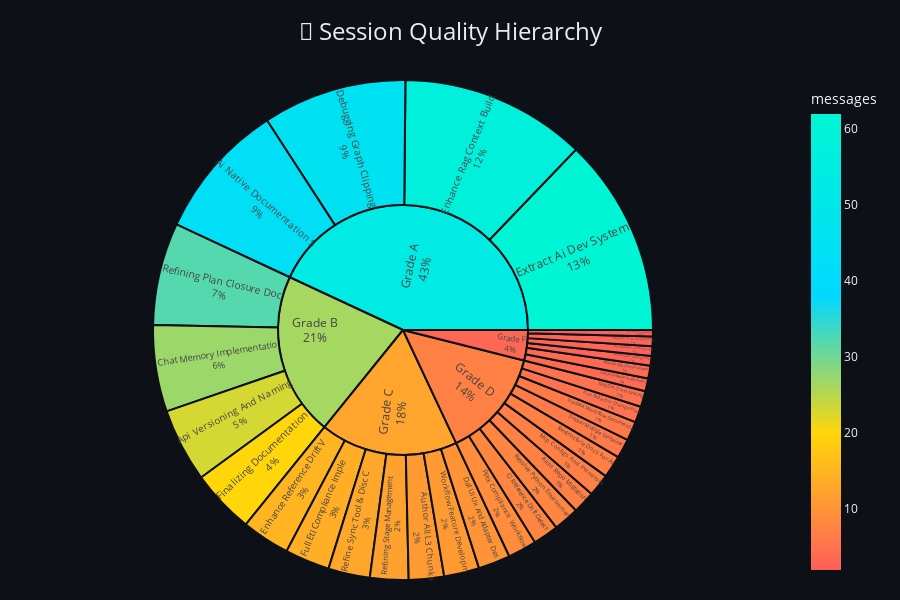

Notebook code cell kept with this figure:
### Markdown cell above
---

## 🎨 Session Quality Distribution

### Code cell
# === SUNBURST CHART: Hierarchical Grade Distribution ===

# Prepare hierarchical data
grade_counts = sessions_df['grade'].value_counts().to_dict()

# Build sunburst data
sunburst_data = []
for grade in ['A', 'B', 'C', 'D', 'F']:
    count = grade_counts.get(grade, 0)
    if count > 0:
        sessions_in_grade = sessions_df[sessions_df['grade'] == grade]
        for _, row in sessions_in_grade.iterrows():
            sunburst_data.append({
                'grade': f"Grade {grade}",
                'session': row['title'][:25],
                'messages': row['message_count'],
                'full_title': row['title']
            })

sunburst_df = pd.DataFrame(sunburst_data)

fig_sunburst = px.sunburst(
    sunburst_df,
    path=['grade', 'session'],
    values='messages',
    color='messages',
    color_continuous_scale=[
        [0, COLORS['danger']],
        [0.3, COLORS['warning']],
        [0.6, COLORS['primary']],
        [1, COLORS['success']]
    ],
    hover_data=['full_title']
)

fig_sunburst.update_layout(
    title={
        'text': '🌟 Session Quality Hierarchy',
        'font': {'size': 24, 'color': COLORS['text']},
        'x': 0.5
    },
    paper_bgcolor=COLORS['background'],
    height=600,
    margin=dict(l=20, r=20, t=80, b=20),
)

fig_sunburst.update_traces(
    textinfo='label+percent entry',
    insidetextorientation='radial',
    marker=dict(line=dict(color=COLORS['background'], width=2))
)

fig_sunburst.show()

### Figure 1 — Plotly figure (JSON) as saved in the notebook; plotly's stock layout.template omitted (floating-point values rounded to 4 significant figures)
{"data": [{"branchvalues": "total", "customdata": [["Extract Ai Dev System", 62], ["Enhance Rag Context Building", 58], ["Debugging Graph Clipping", 45], ["Ai Native Documentation Strategy", 43], ["Refining Plan Closure Documentation", 32], ["Chat Memory Implementation", 27], ["Api Versioning And Naming Adr", 23], ["Finalizing Documentation And Specs", 20], ["Enhance Reference Drift Validation", 15], ["Full Etl Compliance Implementation", 14], ["Refine Sync Tool & Disc Creation", 13], ["Refining Stage Management Architecture", 12], ["Author All L3 Chunks", 11], ["Workflow Feature Development", 11], ["Dat Ui Ux And Adapter Design", 10], ["Pptx Compliance  Workflow & Pagination", 9], ["Ci Reference Drift Detector", 8], ["Resolve Python Environment Issues", 8], ["Aicm Repo Migration", 7], ["Mcp Configs And Permissions", 7], ["Restructure Docs For Ai", 7], ["Docker Multiple Containers", 6], ["Update Workflow Documentation", 6], ["Dat Refactor Change Plan   Gpt5.2X Highreasoning", 5], ["Rag Db Cross Linking", 5], ["Documentation Audit And Cleanup", 4], ["Refactor Rag Documentation", 4], ["Dat Refactor Change Plan   Gemini3Prohigh", 3], ["Dat Refactor Findings Aggregation   Xai Grok3", 3], ["Migrate Ui Ux Components", 3], ["Disc Summary Prerefactor For Aicm", 2], ["(?)", 53.28], ["(?)", 26.29], ["(?)", 12.51], ["(?)", 7.029], ["(?)", 3.316]], "domain": {"x": [0, 1], "y": [0, 1]}, "hovertemplate": "labels=%{label}<br>messages_sum=%{value}<br>parent=%{parent}<br>id=%{id}<br>full_title=%{customdata[0]}<br>messages=%{color}<extra></extra>", "ids": ["Grade A/Extract Ai Dev System", "Grade A/Enhance Rag Context Build", "Grade A/Debugging Graph Clipping", "Grade A/Ai Native Documentation S", "Grade B/Refining Plan Closure Doc", "Grade B/Chat Memory Implementatio", "Grade B/Api Versioning And Naming", "Grade B/Finalizing Documentation ", "Grade C/Enhance Reference Drift V", "Grade C/Full Etl Compliance Imple", "Grade C/Refine Sync Tool & Disc C", "Grade C/Refining Stage Management", "Grade C/Author All L3 Chunks", "Grade C/Workflow Feature Developm", "Grade C/Dat Ui Ux And Adapter Des", "Grade D/Pptx Compliance  Workflow", "Grade D/Ci Reference Drift Detect", "Grade D/Resolve Python Environmen", "Grade D/Aicm Repo Migration", "Grade D/Mcp Configs And Permissio", "Grade D/Restructure Docs For Ai", "Grade D/Docker Multiple Container", "Grade D/Update Workflow Documenta", "Grade D/Dat Refactor Change Plan ", "Grade D/Rag Db Cross Linking", "Grade F/Documentation Audit And C", "Grade F/Refactor Rag Documentatio", "Grade F/Dat Refactor Change Plan ", "Grade F/Dat Refactor Findings Agg", "Grade F/Migrate Ui Ux Components", "Grade F/Disc Summary Prerefactor ", "Grade A", "Grade B", "Grade C", "Grade D", "Grade F"], "insidetextorientation": "radial", "labels": ["Extract Ai Dev System", "Enhance Rag Context Build", "Debugging Graph Clipping", "Ai Native Documentation S", "Refining Plan Closure Doc", "Chat Memory Implementatio", "Api Versioning And Naming", "Finalizing Documentation ", "Enhance Reference Drift V", "Full Etl Compliance Imple", "Refine Sync Tool & Disc C", "Refining Stage Management", "Author All L3 Chunks", "Workflow Feature Developm", "Dat Ui Ux And Adapter Des", "Pptx Compliance  Workflow", "Ci Reference Drift Detect", "Resolve Python Environmen", "Aicm Repo Migration", "Mcp Configs And Permissio", "Restructure Docs For Ai", "Docker Multiple Container", "Update Workflow Documenta", "Dat Refactor Change Plan ", "Rag Db Cross Linking", "Documentation Audit And C", "Refactor Rag Documentatio", "Dat Refactor Change Plan ", "Dat Refactor Findings Agg", "Migrate Ui Ux Components", "Disc Summary Prerefactor ", "Grade A", "Grade B", "Grade C", "Grade D", "Grade F"], "marker": {"coloraxis": "coloraxis", "colors": [62.0, 58.0, 45.0, 43.0, 32.0, 27.0, 23.0, 20.0, 15.0, 14.0, 13.0, 12.0, 11.0, 11.0, 10.0, 9.0, 8.0, 8.0, 7.0, 7.0, 7.0, 6.0, 6.0, 5.0, 5.0, 4.0, 4.0, 3.0, 3.0, 3.0, 2.0, 53.28, 26.29, 12.51, 7.029, 3.316], "line": {"color": "#0D1117", "width": 2}}, "name": "", "parents": ["Grade A", "Grade A", "Grade A", "Grade A", "Grade B", "Grade B", "Grade B", "Grade B", "Grade C", "Grade C", "Grade C", "Grade C", "Grade C", "Grade C", "Grade C", "Grade D", "Grade D", "Grade D", "Grade D", "Grade D", "Grade D", "Grade D", "Grade D", "Grade D", "Grade D", "Grade F", "Grade F", "Grade F", "Grade F", "Grade F", "Grade F", "", "", "", "", ""], "textinfo": "label+percent entry", "type": "sunburst", "values": [62.0, 58.0, 45.0, 43.0, 32.0, 27.0, 23.0, 20.0, 15.0, 14.0, 13.0, 12.0, 11.0, 11.0, 10.0, 9.0, 8.0, 8.0, 7.0, 7.0, 7.0, 6.0, 6.0, 5.0, 5.0, 4.0, 4.0, 3.0, 3.0, 3.0, 2.0, 208.0, 102.0, 86.0, 68.0, 19.0]}], "layout": {"coloraxis": {"colorbar": {"title": {"text": "messages"}}, "colorscale": [[0, "#FF5E5B"], [0.3, "#FFD60A"], [0.6, "#00D9FF"], [1, "#00F5D4"]]}, "height": 600, "legend": {"tracegroupgap": 0}, "margin": {"b": 20, "l": 20, "r": 20, "t": 80}, "paper_bgcolor": "#0D1117", "title": {"font": {"color": "#E6EDF3", "size": 24}, "text": "🌟 Session Quality Hierarchy", "x": 0.5}}}
